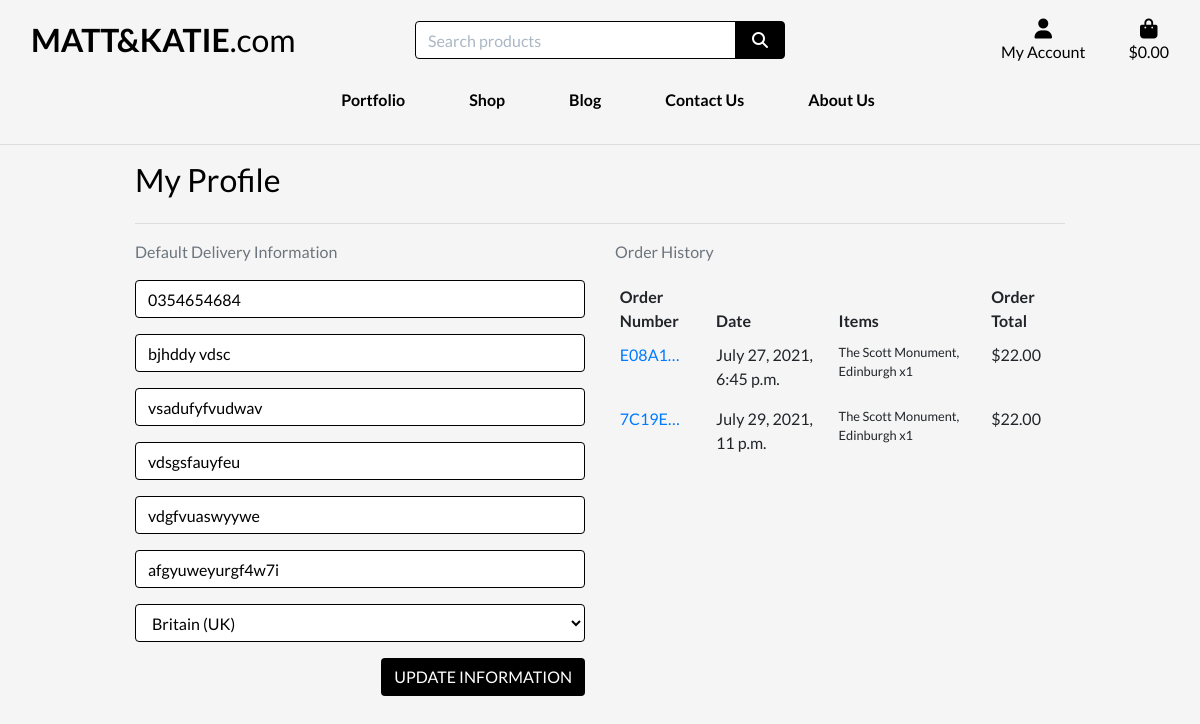
Screenshot of /profiles/ (signed in) with the database file from the repository.
### profiles/models.py (models this page shows, shortened)
class UserProfile(models.Model):
    user = models.OneToOneField(User, on_delete=models.CASCADE)
    default_phone_number = models.CharField(max_length=20, null=True, blank=True)
    default_street_address1 = models.CharField(max_length=80, null=True, blank=True)
    default_street_address2 = models.CharField(max_length=80, null=True, blank=True)
    default_town_or_city = models.CharField(max_length=40, null=True, blank=True)
    default_county = models.CharField(max_length=80, null=True, blank=True)
    default_postcode = models.CharField(max_length=20, null=True, blank=True)
    default_country = CountryField(blank_label='Country', null=True, blank=True)

### checkout/models.py (models this page shows, shortened)
class Order(models.Model):
    order_number = models.CharField(max_length=32, null=False, editable=False)
    user_profile = models.ForeignKey(UserProfile, on_delete=models.SET_NULL,
                                     null=True, blank=True,
                                     related_name='orders')
    full_name = models.CharField(max_length=50, null=False, blank=False)
    email = models.EmailField(max_length=254, null=False, blank=False)
    phone_number = models.CharField(max_length=20, null=False, blank=False)
    country = CountryField(blank_label='Country *', null=False, blank=False)
    postcode = models.CharField(max_length=20, null=True, blank=True)
    town_or_city = models.CharField(max_length=40, null=False, blank=False)
    street_address1 = models.CharField(max_length=80, null=False, blank=False)
    street_address2 = models.CharField(max_length=80, null=True, blank=True)
    county = models.CharField(max_length=80, null=True, blank=True)
    date = models.DateTimeField(auto_now_add=True)
    delivery_cost = models.DecimalField(max_digits=6, decimal_places=2,
                                        null=False, default=0)
    order_total = models.DecimalField(max_digits=10, decimal_places=2,
                                      null=False, default=0)
    grand_total = models.DecimalField(max_digits=10, decimal_places=2,
                                      null=False, default=0)
    original_bag = models.TextField(null=False, blank=False, default='')
    stripe_pid = models.CharField(max_length=254, null=False,
                                  blank=False, default='')

class OrderLineItem(models.Model):
    order = models.ForeignKey(Order, null=False, blank=False,
                              on_delete=models.CASCADE,
                              related_name='lineitems')
    product = models.ForeignKey(Product, null=False,
                                blank=False, on_delete=models.CASCADE)
    product_size = models.CharField(max_length=2, null=True, blank=True)
    quantity = models.IntegerField(null=False, blank=False, default=0)
    lineitem_total = models.DecimalField(max_digits=6, decimal_places=2,
                                         null=False, blank=False,
                                         editable=False)

### products/models.py (models this page shows, shortened)
class Product(models.Model):
    category = models.ForeignKey('Category', null=True, blank=True,
                                 on_delete=models.SET_NULL)
    sku = models.CharField(max_length=254, null=True, blank=True)
    name = models.CharField(max_length=254)
    description = models.TextField()
    print_sizes = models.BooleanField(default=False, null=True, blank=True)
    price = models.DecimalField(max_digits=6, decimal_places=2)
    rating = models.DecimalField(max_digits=6, decimal_places=2,
                                 null=True, blank=True)
    image_url = models.URLField(max_length=1024, null=True, blank=True)
    image = models.ImageField(null=True, blank=True)

### profiles/views.py (the view)
# urls.py: path('', views.profile, name='profile'),
@login_required
def profile(request):
    profile = get_object_or_404(UserProfile, user=request.user)
    if request.method == 'POST':
        form = UserProfileForm(request.POST, instance=profile)
        if form.is_valid():
            form.save()
            messages.success(request, 'Profile updated successfully')
        else:
            messages.error(request,
                           'Update failed. Please ensure the form is valid.'
                           )
    else:
        form = UserProfileForm(instance=profile)
    orders = profile.orders.all()
    template = 'profiles/profile.html'
    context = {
        'form': form,
        'orders': orders,
        'on_profile_page': True
    }
    return render(request, template, context)

### profiles/forms.py
class UserProfileForm(forms.ModelForm):
    class Meta:
        model = UserProfile
        exclude = ('user',)
    def __init__(self, *args, **kwargs):
        super().__init__(*args, **kwargs)
        placeholders = {
            'default_phone_number': 'Phone Number',
            'default_postcode': 'Postal Code',
            'default_town_or_city': 'Town or City',
            'default_street_address1': 'Street Address 1',
            'default_street_address2': 'Street Address 2',
            'default_county': 'County, State or Locality',
        }
        self.fields['default_phone_number'].widget.attrs['autofocus'] = True
        for field in self.fields:
            if field != 'default_country':
                if self.fields[field].required:
                    placeholder = f'{placeholders[field]} *'
                else:
                    placeholder = placeholders[field]
                self.fields[field].widget.attrs['placeholder'] = placeholder
            self.fields[field].widget.attrs['class'] = (
                                                        'border-black rounded-4 profile-form-input'
            )
            self.fields[field].label = False

### bag/contexts.py (called while the page is built, shortened)
def bag_contents(request):
    bag_items = []
    total = 0
    product_count = 0
    bag = request.session.get('bag', {})
    if total < settings.FREE_DELIVERY_THRESHOLD:
        delivery = total * Decimal(settings.STANDARD_DELIVERY_PERCENTAGE / 100)
        free_delivery_delta = settings.FREE_DELIVERY_THRESHOLD - total
    else:
        delivery = 0
        free_delivery_delta = 0
    grand_total = delivery + total
    context = {
        'bag_items': bag_items,
        'total': total,
        'product_count': product_count,
        'delivery': delivery,
        'free_delivery_delta': free_delivery_delta,
        'free_delivery_threshold': settings.FREE_DELIVERY_THRESHOLD,
        'grand_total': grand_total,
    }
    return context

### profiles/templates/profiles/profile.html (shortened to what this page needs)
{% extends "base.html" %}
{% load static %}
{% block extra_css %}
    <link rel="stylesheet" href="{% static 'profiles/css/profile.css' %}">
{% endblock %}
{% block content %}
<hr>
    <div class="container">
        <div class="row">
            <div class="col">
                <h2 class="mb-4">My Profile</h2>
                <hr>
            </div>
        </div>
        <div class="row">
            <div class="col-12 col-lg-6">
                <p class="text-muted">Default Delivery Information</p>
                <form class="mt-3" action="{% url 'profile' %}" method="POST" id="profile-update-form">
                    {{ form|crispy }}
                    <button class="btn btn-black rounded-4 text-uppercase float-right">Update Information</button>
                </form>
            </div>
            <div class="col-12 col-lg-6">
                <p class="text-muted">Order History</p>
                <div class="order-history table-responsive">
                    <table class="table table-sm table-borderless">
                        <thead>
                            <tr>
                                <th>Order Number</th>
                                <th>Date</th>
                                <th>Items</th>
                                <th>Order Total</th>
                            </tr>
                        </thead>
                        <tbody>
                            {% for order in orders %}
                                <tr>
                                    <td>
                                        <a href="{% url 'order_history' order.order_number %}"
                                        title="{{ order.order_number }}">
                                            {{ order.order_number|truncatechars:6 }}
                                        </a>
                                    </td>
                                    <td>{{ order.date }}</td>
                                    <td>
                                        <ul class="list-unstyled">
                                            {% for item in order.lineitems.all %}
                                                <li class="small">
                                                    {{ item.product.name }} x{{ item.quantity }}
                                                </li>
                                            {% endfor %}
                                        </ul>
                                    </td>
                                    <td>${{ order.grand_total }}</td>
                                </tr>
                            {% endfor %}
                        </tbody>
                    </table>
                </div>
            </div>
        </div>
    </div>
{% endblock %}

### static/css/base.css (style rules this page uses)
html { height: 100%; }
body { height: calc(100vh - 164px); color: black; background-color: whitesmoke; font-family: 'Lato'; }
.btn-black { background: black; color: white; }
.border-black { border: 1px solid black !important; }
@media (min-width: 1200px) { .container { max-width: 80%; } }

### profiles/static/profiles/css/profile.css (style rules this page uses)
.order-history { max-height: 416px; overflow-y: auto; }
#profile-update-form .form-control { color: #000; }
#profile-update-form input::placeholder { color: #aab7c4; }
#id_default_country, #id_default_country option:not(:first-child) { color: #000; }

### rows the page displays
UserProfile: default_phone_number "0354654684", default_street_address1 "bjhddy vdsc", default_street_address2 "vsadufyfvudwav", default_town_or_city "vdsgsfauyfeu", default_county "vdgfvuaswyywe", default_postcode "afgyuweyurgf4w7i", default_country "Britain (UK)"
Order: order_number "E08A1…", date "July 27, 2021, 6:45 p.m.", grand_total "22.00"
OrderLineItem: product.name "The Scott Monument, Edinburgh", quantity "1"
Order: order_number "7C19E…", date "July 29, 2021, 11 p.m.", grand_total "22.00"
OrderLineItem: product.name "The Scott Monument, Edinburgh", quantity "1"
